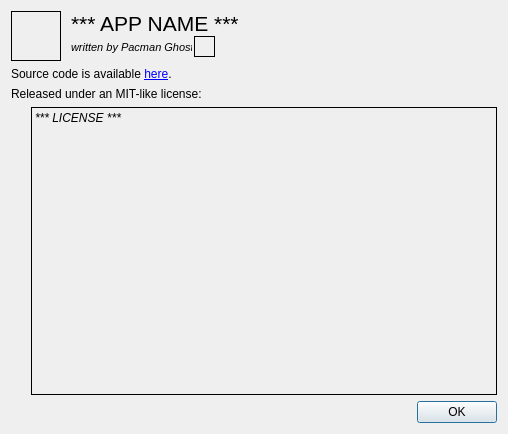
<?xml version="1.0" encoding="UTF-8"?>
<ui version="4.0">
 <class>AboutDialog</class>
 <widget class="QDialog" name="AboutDialog">
  <property name="geometry">
   <rect>
    <x>0</x>
    <y>0</y>
    <width>508</width>
    <height>434</height>
   </rect>
  </property>
  <layout class="QVBoxLayout" name="verticalLayout">
   <item>
    <widget class="QWidget" name="widget" native="true">
     <property name="minimumSize">
      <size>
       <width>0</width>
       <height>50</height>
      </size>
     </property>
     <property name="maximumSize">
      <size>
       <width>16777215</width>
       <height>50</height>
      </size>
     </property>
     <widget class="QLabel" name="lbl_app_icon">
      <property name="geometry">
       <rect>
        <x>0</x>
        <y>0</y>
        <width>50</width>
        <height>50</height>
       </rect>
      </property>
      <property name="frameShape">
       <enum>QFrame::Box</enum>
      </property>
      <property name="text">
       <string/>
      </property>
     </widget>
     <widget class="QLabel" name="lbl_app_name">
      <property name="geometry">
       <rect>
        <x>60</x>
        <y>0</y>
        <width>281</width>
        <height>21</height>
       </rect>
      </property>
      <property name="font">
       <font>
        <pointsize>16</pointsize>
       </font>
      </property>
      <property name="text">
       <string>*** APP NAME ***</string>
      </property>
      <property name="alignment">
       <set>Qt::AlignLeading|Qt::AlignLeft|Qt::AlignTop</set>
      </property>
     </widget>
     <widget class="QLabel" name="label_2">
      <property name="geometry">
       <rect>
        <x>60</x>
        <y>26</y>
        <width>121</width>
        <height>21</height>
       </rect>
      </property>
      <property name="font">
       <font>
        <pointsize>8</pointsize>
        <italic>true</italic>
       </font>
      </property>
      <property name="text">
       <string>&lt;html&gt; written by &lt;i&gt;Pacman Ghost&lt;/i&gt; &lt;/html&gt;</string>
      </property>
     </widget>
     <widget class="QLabel" name="lbl_avatar">
      <property name="geometry">
       <rect>
        <x>183</x>
        <y>25</y>
        <width>21</width>
        <height>21</height>
       </rect>
      </property>
      <property name="frameShape">
       <enum>QFrame::Box</enum>
      </property>
      <property name="text">
       <string/>
      </property>
     </widget>
    </widget>
   </item>
   <item>
    <widget class="QLabel" name="label_3">
     <property name="sizePolicy">
      <sizepolicy hsizetype="Preferred" vsizetype="Fixed">
       <horstretch>0</horstretch>
       <verstretch>0</verstretch>
      </sizepolicy>
     </property>
     <property name="text">
      <string>&lt;html&gt; Source code is available &lt;a href=&quot;https://github.com/pacman-ghost/asl_cards&quot;&gt;here&lt;/a&gt;. &lt;/html&gt;</string>
     </property>
     <property name="openExternalLinks">
      <bool>true</bool>
     </property>
     <property name="textInteractionFlags">
      <set>Qt::LinksAccessibleByKeyboard|Qt::LinksAccessibleByMouse</set>
     </property>
    </widget>
   </item>
   <item>
    <widget class="QLabel" name="label_4">
     <property name="sizePolicy">
      <sizepolicy hsizetype="Preferred" vsizetype="Fixed">
       <horstretch>0</horstretch>
       <verstretch>0</verstretch>
      </sizepolicy>
     </property>
     <property name="text">
      <string>&lt;html&gt; Released under an MIT-like license: &lt;/html&gt;</string>
     </property>
    </widget>
   </item>
   <item>
    <layout class="QHBoxLayout" name="horizontalLayout">
     <property name="leftMargin">
      <number>20</number>
     </property>
     <item>
      <widget class="QLabel" name="lbl_license">
       <property name="minimumSize">
        <size>
         <width>0</width>
         <height>100</height>
        </size>
       </property>
       <property name="font">
        <font>
         <pointsize>9</pointsize>
         <italic>true</italic>
        </font>
       </property>
       <property name="frameShape">
        <enum>QFrame::Box</enum>
       </property>
       <property name="text">
        <string>*** LICENSE ***</string>
       </property>
       <property name="alignment">
        <set>Qt::AlignLeading|Qt::AlignLeft|Qt::AlignTop</set>
       </property>
       <property name="wordWrap">
        <bool>true</bool>
       </property>
      </widget>
     </item>
    </layout>
   </item>
   <item alignment="Qt::AlignRight">
    <widget class="QPushButton" name="btn_ok">
     <property name="text">
      <string>OK</string>
     </property>
     <property name="default">
      <bool>true</bool>
     </property>
    </widget>
   </item>
  </layout>
 </widget>
 <resources/>
 <connections/>
</ui>
